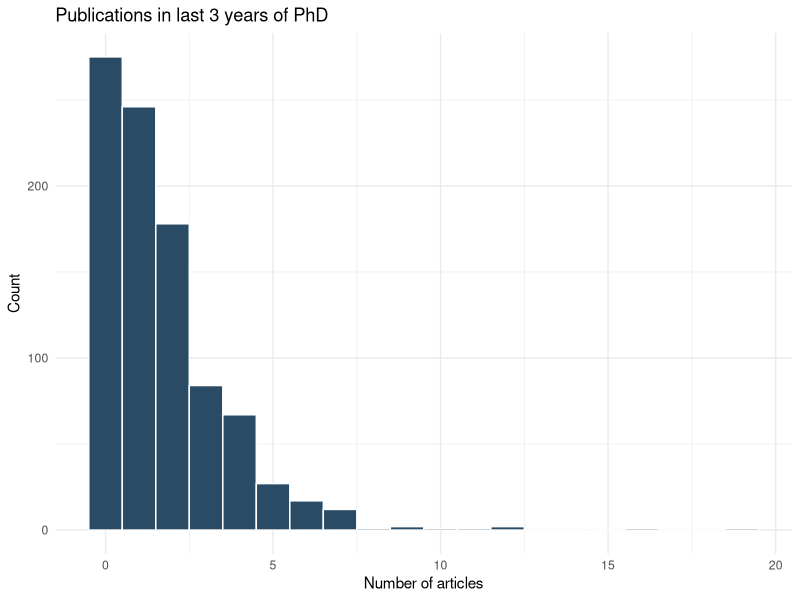

R code for this plot:
#===============================
#Assignment 9: Other Outcomes
#AQMS 2 - Francisco Villamil
#April 9th 2026
#================================

library(carData)
install.packages("MASS")
library(MASS)
install.packages("nnet")
library(nnet)
install.packages("pscl")
library(pscl)
install.packages("AER")
library(AER)
library(marginaleffects)
library(ggplot2)
data(BEPS)

#==================
#1 Ordered Logit: Perceptions of National Economy
#==================

#a)
table(BEPS$economic.cond.national)
BEPS$econ_ord = factor(BEPS$economic.cond.national, ordered = TRUE)
#The table shows that the distribution of responses is highly concentrated in
#between values of 2, 3 and 4, with 3 being the most common response. Very few
#people chose the extremes. An OLS is not appropriate because it would assume that
#the "distance" between 1 and 2 is the same as between 2 and 3, for example. This 
#is not the case, as shown by the distribution

#b)
m_ologit = polr(econ_ord ~ age + gender + Europe + political.knowledge,
                data = BEPS, Hess = TRUE)
summary(m_ologit)
#In consideration that the polr model treats coefficients with reverse signs, then
#the interpretation of the Europe coefficient (-0.123) indicates that positive 
#perceptions towards the EU are positively associated with perceptions of the economy. 

#c)
avg_slopes(m_ologit)
#As shown by the marginal effects, the values are positive at lower values of 
#pro-EU sentiment (indicating a negative association), while the opposite is true
#for higher values. This is aligned with our coefficient interpretation, showing that
#increased pro-EU sentiments are positively associated with positive perceptions
#on the economy.

#d)
predictions(m_ologit, newdata = datagrid(gender = c("female", "male")))
#While females are shown as more likely to have pessimistic perceptions and males
#more likely to have optimistic ones, the differences are slim and their CI overlap.
#This suggests that gender is not a significant driver of economic perceptions in the
#studied sample.

#==================================
#2 Multinomial logit: vote choice
#==================================

#a)
BEPS$vote = relevel(BEPS$vote, ref = "Conservative")
m_mlogit = multinom(vote ~ economic.cond.national + Blair + Hague +
                      Kennedy + Europe, data = BEPS, trace = FALSE)
summary(m_mlogit)
#The model produces two sets of log-odds coefficients: Labour vs. Conservative and 
#Liberal Democrat vs. Conservative. The coefficient on Blair in the Labour vs. 
#Conservative equation is strongly positive: higher approval of Tony Blair is 
#associated with substantially greater log-odds of voting Labour rather than Conservative. 
#This makes intuitive sense — Blair was the Labour leader, so voters who rated 
#him favorably were much more likely to have voted for his party. By contrast, 
#the Blair coefficient in the Liberal Democrat vs. Conservative equation is
#expected to be smaller or near zero, since Blair approval does not strongly 
#differentiate Liberal Democrat voters from Conservatives.

#b)
avg_slopes(m_mlogit)
#The coefficient for Blair on Labour is 0.1156, indicating that a one-unit increase
#in Blair approval (on a 1/5 scale) is positively associated with voting for the 
#Labour party. 

#c)
#The multinomial logit assumes Independence of Irrelevant Alternatives (IIA): the 
#odds ratio between any two alternatives (e.g., Labour vs. Conservative) is unaffected 
#by the presence or characteristics of the third alternative (Liberal Democrats). 
#In the red bus / blue bus analogy, IIA fails because two alternatives are near-perfect 
#substitutes and removing one simply shifts its probability to the other rather 
#than distributing it proportionally. For British party choice, IIA is a moderate 
#concern: Labour and the Liberal Democrats are both centre-left parties, sharing
#some ideological space, so some voters may treat them as partial substitutes in 
#a way IIA cannot accommodate. The Conservatives, however, occupy a clearly distinct 
#ideological position (right-wing), so the three-party menu is not
#as degenerate as two buses of different colours. Overall, IIA is plausible for 
#Conservative vs. the others but is a more legitimate worry for the Labour/Liberal 
#Democrat distinction.

#===============================
#3 Poisson Regression: Publication Counts
#==============================
library(pscl)
library(AER)
library(MASS)
library(marginaleffects)
data(bioChemists)

#a)
summary(bioChemists$art)
var(bioChemists$art)
ggplot(bioChemists, aes(x = art)) +
  geom_histogram(binwidth = 1, fill = "#294b66", color = "white") +
  theme_minimal() +
  labs(title = "Publications in last 3 years of PhD",
       x = "Number of articles", y = "Count")
#The distribution of art is right-skewed, with a mode at zero and a long upper tail. 
#The mean is around 1.69 while the variance is approximately 3.71 — roughly twice 
#the mean. Under the Poisson assumption, the variance should equal the mean; a ratio 
#substantially above 1 indicates overdispersion. This pattern is a first signal 
#that a standard Poisson model may underestimate uncertainty and produce 
#anti-conservative standard errors.

#b)
m_pois = glm(art ~ fem + mar + kid5 + phd + ment,
             data = bioChemists, family = poisson)
summary(m_pois)
#The coefficient of ment is 0.025543
exp(coef(m_pois)["ment"])
#Exponentiated, this is 1.025872. This suggests that mentors who publish more articles
#are associated with a boost in student publication by that factor. It is a small
#effect, but positive, suggesting that more productive mentors are associated with
#more output in students. The residual deviance is also substantially larger than 
#the degrees of freedom, suggesting overdispersion. 

#c)
dispersiontest(m_pois)
#The dispersion value is well above 1 (1.82454), suggesting overdispersion. This is
#supported by a p-value which indicates statistical signficance. Thus, we reject
#the null hypothesis of equidispersion. This tells us that the Poisson standard 
#erros underestimate uncertainty and inflate t-statistics. We need a model that
#accounts for overdispersion. 

#======================
#4 Negative Binomial Regression
#======================

#a)
m_nb = glm.nb(art ~ fem + mar + kid5 + phd + ment,
              data = bioChemists)
summary(m_nb)
#The coefficient on ment is similar to the Poisson estimate, indicating that the 
#point estimate is reasonably stable. The key difference is in the standard errors: 
#the negative binomial model produces larger, more honest uncertainty
#estimates. The estimated overdispersion parameter theta (shown in the summary) 
#quantifies how much the variance exceeds the Poisson prediction; a smaller theta 
#means more severe overdispersion. Here theta is moderate, indicating meaningful 
#but not extreme extra-Poisson variation.

#b)
AIC(m_pois)
#3314.113
AIC(m_nb)
#3135.917

#The negative binomial AIC is substantially lower than the Poisson AIC, despite 
#the NB model having one additional parameter (theta). Under AIC, the improvement 
#in fit more than compensates for the added complexity. This confirms that 
#overdispersion is a genuine feature of the data, not noise, and that the negative 
#binomial is the more appropriate model for these publication counts.

#c)
predictions(m_nb, newdata = datagrid(fem = c("Men", "Women")))
#The predicted number of articles for men exceeds that for women, holding marital 
#status, number of young children, PhD prestige, and mentor productivity constant 
#at their sample means. The confidence intervals provide information on whether 
#this gender gap is statistically distinguishable: if the intervals do not overlap, 
#the difference is significant at conventional levels. The gap reflects a persistent 
#within-group gender difference in publication productivity that is not simply an 
#artefact of other observable characteristics.

#d)
#The Poisson model is not adequate for this dataset. The variance-to-mean ratio of art 
#is roughly double, the residual deviance far exceeds the degrees of freedom, and the 
#formal dispersiontest() rejects equidispersion with a p-value well below 0.001. The 
#negative binomial model, which adds a dispersion parameter to accommodate this extra 
#variation, achieves a substantially lower AIC and produces more reliable (wider) standard errors. 
#On substantive findings: the mentor’s productivity (ment) has a positive and 
#statistically significant effect, with an IRR slightly above 1 — each additional 
#mentor article is associated with a modest multiplicative increase in expected
#student articles, suggesting that working with a productive mentor confers a real, 
#if small, boost. Gender (fem) andnumber of young children (kid5) are both negative 
#and statistically significant: women publish fewer articles on average, and each 
#additional child under age 5 is associated with reduced output. PhD program prestige 
#(phd) and marital status (mar) are not statistically significant in the negative 
#binomial model. Together, the results point to early-career productivity being shaped 
#by mentor environment, gender, and family demands — patterns consistent with broader literature on PhD student outcomes in STEM fields.
